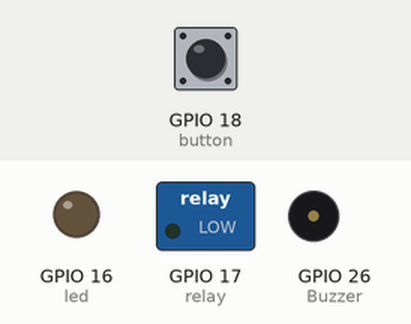
A program run on a simulated Raspberry Pi (BCM pin numbers). On the bench: switched loads named in the program (green lamp = pin HIGH), output pins drawn as LEDs (lit = HIGH), buzzer (waves = sounding, pin HIGH). Inputs (shaded band) come from the test bench; at power-on: GPIO 18 (button) HIGH. The clock reads 2024-03-15 10:24:30 at power-on unless the program sets it.

Above: at 1.59 s.
1.6 s: GPIO 18 (button) pulled LOW for 0.15 s
At 2.19 s:
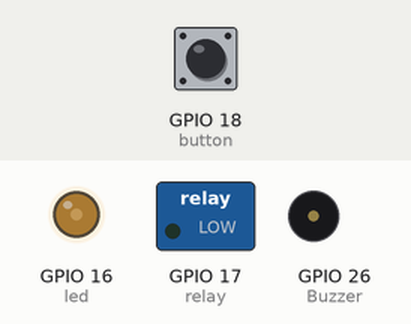
4.6 s: GPIO 18 (button) pulled LOW for 1 s
At 6.87 s:
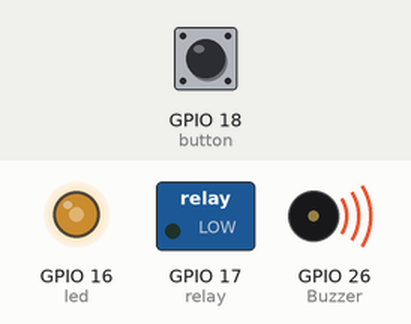
Timing chart, 0 to 13.6 s (numbered marks = the images above; inputs shaded):
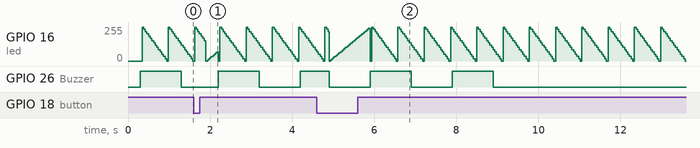

The program:

conndoor.py
```python
from gpiozero import Button,PWMLED,OutputDevice,Buzzer
import telepot
from telepot.loop import MessageLoop
from datetime import datetime
from pprint import pprint
from signal import pause

    #   Constants
timestampDate = datetime.now().strftime('%d-%m-%Y')
timestampTime = datetime.now().strftime('%H:%M')
myId = 537399849
global state
state = 'null'
bot = telepot.Bot('955446257:AAFkJSzhsMpWxB9xEud0OITobZvAmjJlF-M')

def snitchMsg(txt,mode):
    message = (txt+'\nDate: {}\nTime: {}'.format(timestampDate, timestampTime))
    bot.sendMessage(myId, message, parse_mode=mode)

def puls(intime, outtime):
    led.pulse(fade_in_time=intime, fade_out_time=outtime, n=None, background=True)

def initVal(initstate):
    if initstate == True:
        state='CLOSED'
        closed()
    if initstate == False:
        state='OPENED'
        opened()

def closed(state='CLOSED'):
    snitchMsg(state,None)
#    print (state)
    puls(1, 0.6)
    bz.off()

def opened(state='OPENED'):
    snitchMsg(state,None)
#    print (state)
    puls(0.05, 0.6)
    bz.beep(on_time=1, off_time=1, n=2, background=True)

button = Button(18)
led = PWMLED(16, frequency=80)
relay = OutputDevice(17,active_high=True,initial_value=False)
bz = Buzzer(26)
    #   About chat
def checkId(chat_id):
    if chat_id == myId:
        return True
    else:
        return False

def handle(msg):
    chat_id=msg['chat']['id']
    #   Check for auth user
    if checkId(chat_id) == True:
        #   If it is auth user do
        if 'entities' in msg and msg['entities'][0]['type'] == 'bot_command':
            command = msg['text']
            if command == '/lamp':
                relay.toggle()
                snitchMsg('\nStatus: {}'.format(str(relay.value)), None )
            elif command == '/status':
                statusCheck()
        #   If not an auth user
        else:
            return
    else:
        bot.sendMessage(chat_id, 'You do\'nt have permission.')

MessageLoop(bot, handle).run_as_thread()

def statusCheck():
    message=('<code>Door sensor:{}\nLED value:{}\nRelay status:{}\nBuzzer status: {}</code>'.format(button.value,led.value,relay.value,bz.value))
    snitchMsg(message,'Html')
try:
    initVal(button.is_pressed)

    button.when_pressed = closed

    button.when_released = opened

    pause()
except KeyboardInterrupt:
    print ('\nExiting app\n')
    bz.close()
    relay.close()
```

Measured:
- by itself, GPIO 26 (Buzzer): alternates HIGH for 1.0 s and LOW for 1.0 s, 5 changes in all, then stays LOW
